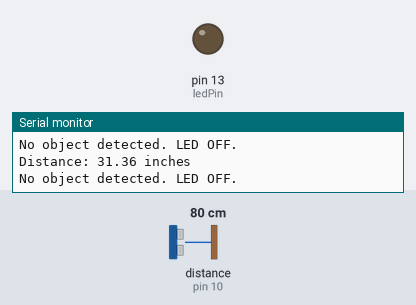
Bench run of a sketch on a simulated Arduino Uno, built with avr-gcc and run on an emulated ATmega328P. On the bench: output pins drawn as LEDs (lit = HIGH), the last lines printed to the serial monitor. Wiring (inferred from the names in the program): ultrasonic range finder: trigger pin 9; echo pin 10. Inputs (shaded band) come from the test bench; at power-on: distance to the obstacle (sensor on pin 10) 80 cm. The echo pulse lasts 58.3 µs per cm; pins used as bus, display or sensor lines are not drawn.

Above: at 1.2 s.
1.3 s: distance to the obstacle (sensor on pin 10) set to 17 cm
2.8 s: distance to the obstacle (sensor on pin 10) set to 13 cm
At 3.1 s:
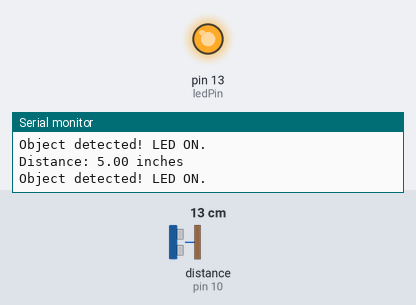
4.3 s: distance to the obstacle (sensor on pin 10) set to 18 cm
At 5.4 s:
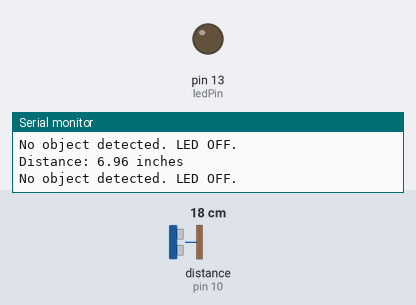
5.8 s: distance to the obstacle (sensor on pin 10) set to 2 cm
At 6.5 s:
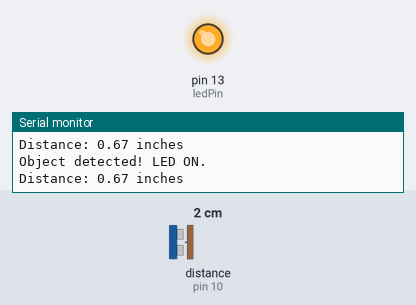
Timing chart, 0 to 8.3 s (numbered marks = the images above; inputs shaded):
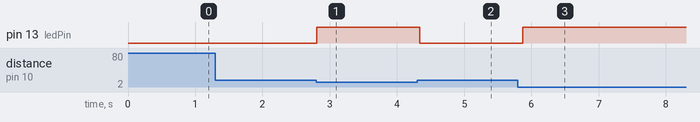

Measured:
- the behaviour switches between 16 and 15 cm on distance to the obstacle (sensor on pin 10) (found by bisection; images 0 and 1)
- after the input at 2.8 s, pin 13 (ledPin): LOW → HIGH at once
- after the input at 4.3 s, pin 13 (ledPin): HIGH → LOW at once
- after the input at 5.8 s, pin 13 (ledPin): LOW → HIGH after 0.07 s

The sketch:

simple_led.ino
```cpp
// Define the pins for the ultrasonic sensor and the LED
const int trigPin = 9;   // Trigger pin of the ultrasonic sensor
const int echoPin = 10;  // Echo pin of the ultrasonic sensor
const int ledPin = 13;   // LED connected to digital pin 13

// Define constants for calculating distance
// Speed of sound in air at 20°C is approximately 343 meters per second.
// This translates to 0.0343 cm per microsecond, or 0.0135 inches per microsecond.
const float SPEED_OF_SOUND_IN_INCHES_PER_MICROSECOND = 0.0135;

// Define the distance threshold in inches
const float DISTANCE_THRESHOLD_INCHES = 6.0;

void setup() {
  // Initialize serial communication for debugging (optional, but highly recommended)
  Serial.begin(9600);

  // Set the trigger pin as an OUTPUT
  pinMode(trigPin, OUTPUT);
  // Set the echo pin as an INPUT
  pinMode(echoPin, INPUT);
  // Set the LED pin as an OUTPUT
  pinMode(ledPin, OUTPUT);

  // Ensure the trigPin is low initially
  digitalWrite(trigPin, LOW);
}

void loop() {
  // --- Step 1: Clear the trigPin by setting it LOW for a short period ---
  digitalWrite(trigPin, LOW);
  delayMicroseconds(2); // Wait for 2 microseconds

  // --- Step 2: Set the trigPin HIGH for 10 microseconds to send a pulse ---
  digitalWrite(trigPin, HIGH);
  delayMicroseconds(10); // Keep it HIGH for 10 microseconds
  digitalWrite(trigPin, LOW); // Set it LOW again

  // --- Step 3: Measure the duration of the pulse on the echoPin ---
  // pulseIn() reads a pulse (HIGH or LOW) on a pin. It waits for the pin to go to the specified state,
  // starts timing, then waits for the pin to go to the other state, and stops timing.
  // It returns the length of the pulse in microseconds.
  long duration = pulseIn(echoPin, HIGH);

  // --- Step 4: Calculate the distance based on the duration ---
  // The duration is the time for the sound to travel to the object AND back.
  // So, we divide the duration by 2 to get the one-way travel time.
  // Then, multiply by the speed of sound to get the distance.
  float distanceInches = (duration / 2.0) * SPEED_OF_SOUND_IN_INCHES_PER_MICROSECOND;

  // --- Step 5: Print the distance to the Serial Monitor (for debugging) ---
  Serial.print("Distance: ");
  Serial.print(distanceInches);
  Serial.println(" inches");

  // --- Step 6: Control the LED based on the distance threshold ---
  if (distanceInches < DISTANCE_THRESHOLD_INCHES) {
    digitalWrite(ledPin, HIGH); // Turn LED ON if object is closer than 6 inches
    Serial.println("Object detected! LED ON.");
  } else {
    digitalWrite(ledPin, LOW);  // Turn LED OFF if object is farther than 6 inches
    Serial.println("No object detected. LED OFF.");
  }

  // Add a small delay between readings to stabilize the sensor and avoid erratic behavior
  delay(100); // Wait for 100 milliseconds before the next reading
}
```
